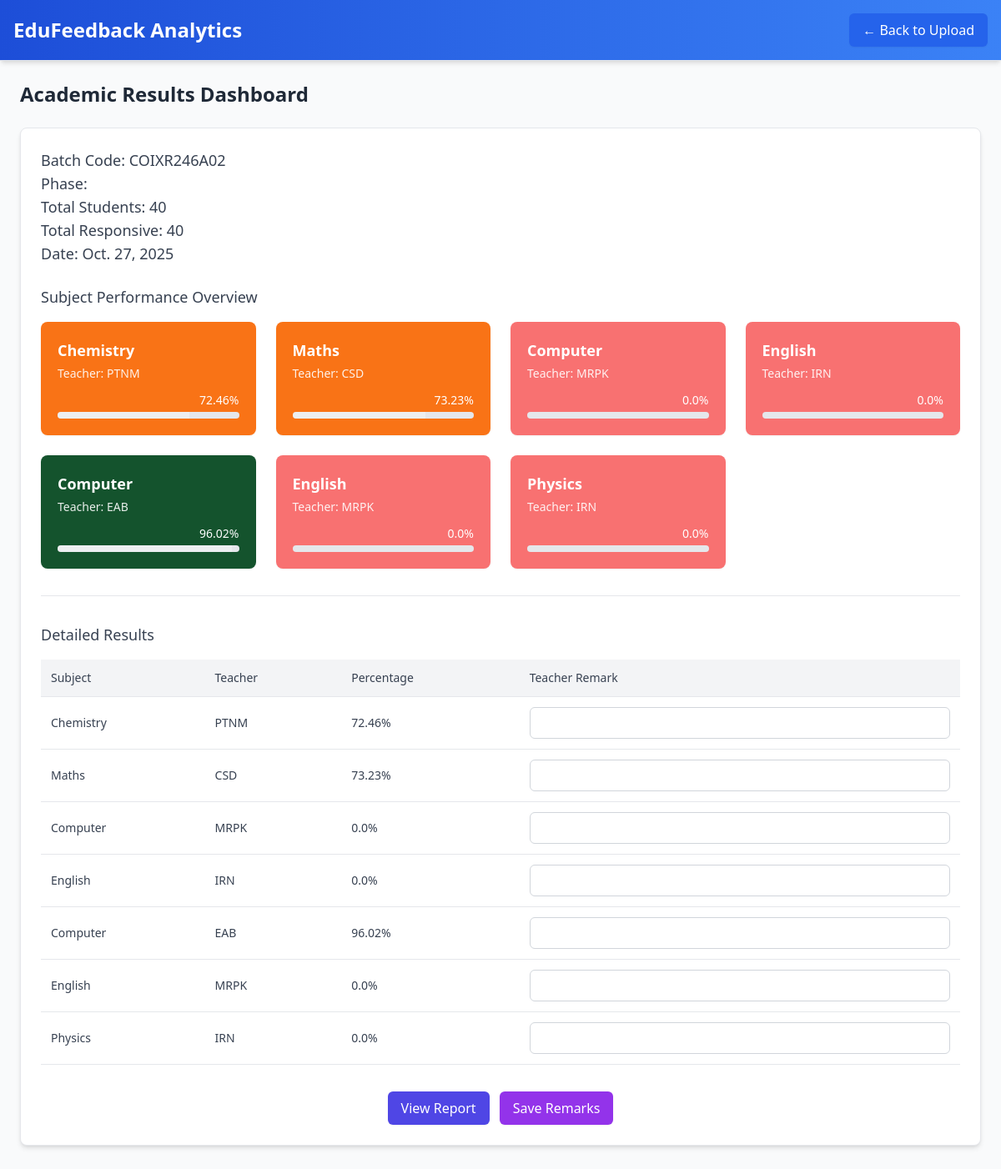
The app's page /results/8/ with its own data.
### Feedback/models.py (models this page shows, shortened)
class Batch(models.Model):
    batch_code = models.CharField(max_length=50)
    phase = models.CharField(max_length=50)
    total_students = models.IntegerField()
    total_responsive = models.IntegerField()
    date = models.DateField(null=True, blank=True)   # ✅ Add this line
    created_at = models.DateTimeField(auto_now_add=True)

class Subject(models.Model):
    batch = models.ForeignKey(Batch, on_delete=models.CASCADE)
    subject_name = models.CharField(max_length=100)
    teacher = models.ForeignKey(Teacher, on_delete=models.CASCADE)
    five_star = models.IntegerField(default=0)
    three_star = models.IntegerField(default=0)
    one_star = models.IntegerField(default=0)
    average_percentage = models.FloatField(default=0.0)
    teacher_remarks = models.TextField(blank=True, null=True)

class Teacher(models.Model):
    teacher_name = models.CharField(max_length=100)

### Feedback/views.py (the view)
# urls.py: path('results/<int:batch_id>/', views.results, name='results'),
def results(request, batch_id):
    try:
        batch = Batch.objects.get(id=batch_id)
        subjects = Subject.objects.filter(batch=batch)
        return render(request, "result.html", {
            "batch": batch,
            "subjects": subjects,
            "phase": batch.phase,
            "total_students": batch.total_students,
            "total_responsive": batch.total_responsive,
            "date": batch.date,
        })
    except Batch.DoesNotExist:
        logger.error(f"Batch with ID {batch_id} not found")
        return JsonResponse({"status": "error", "message": "Batch not found"}, status=404)
    except Exception as e:
        logger.error(f"Error in results view for batch_id {batch_id}: {str(e)}", exc_info=True)
        return JsonResponse({"status": "error", "message": "Internal server error"}, status=500)

### Feedback/templates/result.html (shortened to what this page needs)
<!DOCTYPE html>
<html lang="en">
<head>
  <script src="https://cdn.tailwindcss.com"></script>
</head>
<body class="bg-gray-50 font-sans antialiased text-gray-900">
  <nav class="bg-gradient-to-r from-blue-700 to-blue-500 text-white p-4 flex justify-between items-center shadow-md border-b border-gray-200">
    <h1 class="text-2xl font-semibold">EduFeedback Analytics</h1>
    <a href="{% url 'upload' %}"
       class="bg-blue-600 text-white hover:bg-blue-700 font-medium py-2 px-4 rounded-md shadow-sm transition duration-150 ease-in-out">
       ← Back to Upload
    </a>
  </nav>
  <main class="container mx-auto p-6 max-w-7xl">
    <h2 class="text-2xl font-semibold mb-6 text-gray-800">Academic Results Dashboard</h2>
    <div class="bg-white p-6 rounded-lg shadow-md border border-gray-200 mb-8">
      <div class="flex justify-between items-center mb-6">
        <div>
          <h3 class="text-lg font-medium text-gray-700">Batch Code: {{ batch.batch_code }}</h3>
          <h3 class="text-lg font-medium text-gray-700">Phase: {{ phase }}</h3>
          <h3 class="text-lg font-medium text-gray-700">Total Students: {{ total_students }}</h3>
          <h3 class="text-lg font-medium text-gray-700">Total Responsive: {{ total_responsive}}</h3>
          <h3 class="text-lg font-medium text-gray-700">Date: {{ date}}</h3>
        </div>
      </div>
      <div class="mb-8">
        <h3 class="text-lg font-medium text-gray-700 mb-4">Subject Performance Overview</h3>
        <div class="grid grid-cols-1 sm:grid-cols-2 md:grid-cols-3 lg:grid-cols-4 gap-6">
          {% for subject in subjects %}
          <div class="dashboard-card p-5 rounded-lg shadow-sm
            {% if subject.average_percentage >= 90 %}
              bg-green-900
            {% elif subject.average_percentage >= 80 %}
              bg-green-600
            {% elif subject.average_percentage >= 75 %}
              bg-green-400
            {% elif subject.average_percentage >= 65 %}
              bg-orange-500
            {% else %}
              bg-red-400
            {% endif %}
          ">
            <p class="text-lg font-semibold">{{ subject.subject_name }}</p>
            <p class="text-sm opacity-90 mt-1">Teacher: {{ subject.teacher.teacher_name }}</p>
            <div class="mt-3">
              <div class="text-right text-sm font-medium mb-1">{{ subject.average_percentage }}%</div>
              <div class="progress-bar">
                <div class="progress bg-white bg-opacity-30" data-percent="{{ subject.average_percentage }}"></div>
              </div>
            </div>
          </div>
          {% empty %}
          <p class="text-red-600 col-span-full">No subjects found.</p>
          {% endfor %}
        </div>
      </div>
      <hr class="border-gray-200 my-8">
      <div>
        <h3 class="text-lg font-medium text-gray-700 mb-4">Detailed Results</h3>
        <div class="overflow-x-auto">
          <form id="remarks-form">
            <table class="w-full border-collapse text-sm text-left text-gray-700">
              <thead class="bg-gray-100 border-b border-gray-200">
                <tr>
                  <th class="p-3 font-medium">Subject</th>
                  <th class="p-3 font-medium">Teacher</th>
                  <th class="p-3 font-medium">Percentage</th>
                  <th class="p-3 font-medium">Teacher Remark</th>
                </tr>
              </thead>
              <tbody>
                {% for subject in subjects %}
                <tr class="hover:bg-gray-50 border-b border-gray-200" data-subject-id="{{ subject.id }}">
                  <td class="p-3">{{ subject.subject_name }}</td>
                  <td class="p-3">{{ subject.teacher.teacher_name }}</td>
                  <td class="p-3">{{ subject.average_percentage }}%</td>
                  <td class="p-3">
                    <input type="text" value="{{ subject.teacher_remarks|default:'' }}"
                           class="w-full p-2 border border-gray-300 rounded-md focus:outline-none focus:ring-2 focus:ring-blue-500 focus:border-transparent"
                           name="remarks_{{ subject.id }}">
                  </td>
                </tr>
                {% empty %}
                <tr>
                  <td colspan="4" class="p-3 text-center text-gray-500">No subjects found.</td>
                </tr>
                {% endfor %}
              </tbody>
            </table>
          </form>
        </div>
      </div>
      <div class="flex flex-wrap gap-3 justify-center mt-8 no-print">
        <a href="{% url 'report' %}" class="bg-indigo-600 hover:bg-indigo-700 text-white font-medium py-2 px-4 rounded-md shadow-sm">View Report</a>
        <button onclick="saveRemarks()" class="bg-purple-600 hover:bg-purple-700 text-white font-medium py-2 px-4 rounded-md shadow-sm">Save Remarks</button>
      </div>
    </div>
  </main>
</body>
</html>

### Feedback/templates/result.html (style rules this page uses)
.progress-bar { height: 8px; background: #e5e7eb; border-radius: 9999px; overflow: hidden; }
.progress { height: 100%; transition: width 0.6s ease; }
.dashboard-card { color: white; transition: transform 0.3s ease, box-shadow 0.3s ease; }

### records on screen
Batch: batch_code "COIXR246A02", date "Oct. 27, 2025"
Subject: subject_name "Chemistry", teacher.teacher_name "PTNM", average_percentage "72.46"
Subject: subject_name "Maths", teacher.teacher_name "CSD", average_percentage "73.23"
Subject: subject_name "Computer", teacher.teacher_name "MRPK", average_percentage "0.0"
Subject: subject_name "English", teacher.teacher_name "IRN", average_percentage "0.0"
Subject: subject_name "Computer", teacher.teacher_name "EAB", average_percentage "96.02"
Subject: subject_name "English", teacher.teacher_name "MRPK", average_percentage "0.0"
Subject: subject_name "Physics", teacher.teacher_name "IRN", average_percentage "0.0"

### other values on screen
{{ total_students }} "40"
{{ total_responsive }} "40"
